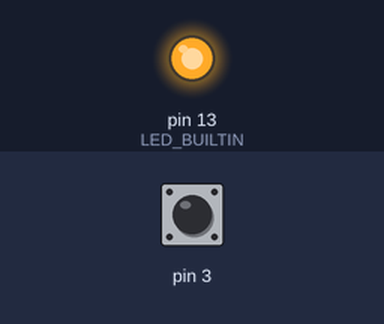
Simulated run of this sketch. Board: Arduino Nano, built with avr-gcc and run on an emulated ATmega328P. On the bench: output pins drawn as LEDs (lit = HIGH). Inputs (shaded band) come from the test bench; at power-on: pin 3 HIGH.

Above: at 0.1 s.
Timing chart, 0 to 1.6 s (numbered marks = the images above):
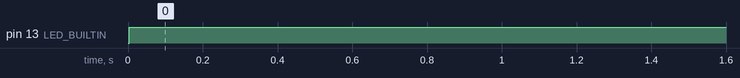

Measured:
- by itself, pin 13 (LED_BUILTIN): LOW → HIGH at 0.00 s

The sketch:

pinesdigitalescapacitivos.ino
```cpp
//Fuente: https://www.rinconingenieril.es/sensor-capacitivo/
#include <CapacitiveSensor.h>
//Crear e indicar pines del sensor
//4 -> Sender 3 -> Receiver
CapacitiveSensor   sensor = CapacitiveSensor(4,3);
void setup()
{
//Pin 12 (led) como salida
pinMode(13,OUTPUT);
}
void loop()
{
//Almacenar lectura del sensor en una variable
long lectura =  sensor.capacitiveSensor(30);
//Comparar lectura
if(lectura > 1)
digitalWrite(13,HIGH);
else
digitalWrite(13,LOW);
delay(10);
}
```

arduinoccOriginal.ino
```cpp
//FUente: https://playground.arduino.cc/Code/CapacitiveSensor/

// Entrada: número de pin de Arduino

// Salida: un número, del 0 al 17 que expresa

// cuánta capacitancia hay en el pin

// Cuando toca el pin, o lo que sea que tenga

// adjunto, el el número aumentará

#include "pins_arduino.h" // Arduino pre-1.0 necesita este

uint8_t readCapacitivePin(int pinToMeasure) {

  // Variables utilizadas para traducir de Arduino a AVR pin naming

  volatile uint8_t* port;

  volatile uint8_t* ddr;

  volatile uint8_t* pin;

  // Aquí traducimos el número de pin de entrada del

  // número de pin de Arduino al AVR PORT, PIN, DDR,

  // y qué bits de esos registros nos interesan.

  byte bitmask;

  port = portOutputRegister(digitalPinToPort(pinToMeasure));

  ddr = portModeRegister(digitalPinToPort(pinToMeasure));

  bitmask = digitalPinToBitMask(pinToMeasure);

  pin = portInputRegister(digitalPinToPort(pinToMeasure));

 // Descarga el pin primero configurándolo bajo y salida

  *port &= ~(bitmask);

  *ddr  |= bitmask;

  delay(1);

  uint8_t SREG_old = SREG; //back up the AVR Status Register

  //Evita que el IRQ del temporizador perturbe nuestra medición

  noInterrupts();

  // Hacer que el pin sea una entrada con el pull-up interno en

  *ddr &= ~(bitmask);

  *port |= bitmask;

  // Ahora vea cuánto tiempo se levanta el alfiler. Este despliegue manual del bucle

  // disminuye el número de ciclos de hardware entre cada lectura del pin,

  // aumentando así la sensibilidad.

  uint8_t cycles = 17;

  if (*pin & bitmask) { cycles =  0;}

  else if (*pin & bitmask) { cycles =  1;}

  else if (*pin & bitmask) { cycles =  2;}

  else if (*pin & bitmask) { cycles =  3;}

  else if (*pin & bitmask) { cycles =  4;}

  else if (*pin & bitmask) { cycles =  5;}

  else if (*pin & bitmask) { cycles =  6;}

  else if (*pin & bitmask) { cycles =  7;}

  else if (*pin & bitmask) { cycles =  8;}

  else if (*pin & bitmask) { cycles =  9;}

  else if (*pin & bitmask) { cycles = 10;}

  else if (*pin & bitmask) { cycles = 11;}

  else if (*pin & bitmask) { cycles = 12;}

  else if (*pin & bitmask) { cycles = 13;}

  else if (*pin & bitmask) { cycles = 14;}

  else if (*pin & bitmask) { cycles = 15;}

  else if (*pin & bitmask) { cycles = 16;}

  // Fin de la sección de tiempo crítico; volver a activar las interrupciones si estaban activadas antes, o dejarlas desactivadas si estaban desactivadas antes de

  SREG = SREG_old;

  // Descargue el pin nuevamente configurándolo bajo y salida

  // Es importante dejar los pines bajos si quiere

  // poder tocar más de 1 sensor a la vez - si

  // el sensor se deja alto, cuando toca

  // dos sensores, su cuerpo transferirá la carga entre

  // sensores.

  *port &= ~(bitmask);

  *ddr  |= bitmask;

  return cycles;

}
```

pins_arduino.h
```cpp
// (licence header left out)
#ifndef Pins_Arduino_h
#define Pins_Arduino_h

#include <avr/pgmspace.h>

#define NUM_DIGITAL_PINS            20
#define NUM_ANALOG_INPUTS           6
#define analogInputToDigitalPin(p)  ((p < 6) ? (p) + 14 : -1)

#if defined(__AVR_ATmega8__)
#define digitalPinHasPWM(p)         ((p) == 9 || (p) == 10 || (p) == 11)
#else
#define digitalPinHasPWM(p)         ((p) == 3 || (p) == 5 || (p) == 6 || (p) == 9 || (p) == 10 || (p) == 11)
#endif

#define PIN_SPI_SS    (10)
#define PIN_SPI_MOSI  (11)
#define PIN_SPI_MISO  (12)
#define PIN_SPI_SCK   (13)

static const uint8_t SS   = PIN_SPI_SS;
static const uint8_t MOSI = PIN_SPI_MOSI;
static const uint8_t MISO = PIN_SPI_MISO;
static const uint8_t SCK  = PIN_SPI_SCK;

#define PIN_WIRE_SDA        (18)
#define PIN_WIRE_SCL        (19)

static const uint8_t SDA = PIN_WIRE_SDA;
static const uint8_t SCL = PIN_WIRE_SCL;

#define LED_BUILTIN 13

#define PIN_A0   (14)
#define PIN_A1   (15)
#define PIN_A2   (16)
#define PIN_A3   (17)
#define PIN_A4   (18)
#define PIN_A5   (19)
#define PIN_A6   (20)
#define PIN_A7   (21)

static const uint8_t A0 = PIN_A0;
static const uint8_t A1 = PIN_A1;
static const uint8_t A2 = PIN_A2;
static const uint8_t A3 = PIN_A3;
static const uint8_t A4 = PIN_A4;
static const uint8_t A5 = PIN_A5;
static const uint8_t A6 = PIN_A6;
static const uint8_t A7 = PIN_A7;

#define digitalPinToPCICR(p)    (((p) >= 0 && (p) <= 21) ? (&PCICR) : ((uint8_t *)0))
#define digitalPinToPCICRbit(p) (((p) <= 7) ? 2 : (((p) <= 13) ? 0 : 1))
#define digitalPinToPCMSK(p)    (((p) <= 7) ? (&PCMSK2) : (((p) <= 13) ? (&PCMSK0) : (((p) <= 21) ? (&PCMSK1) : ((uint8_t *)0))))
#define digitalPinToPCMSKbit(p) (((p) <= 7) ? (p) : (((p) <= 13) ? ((p) - 8) : ((p) - 14)))

#define digitalPinToInterrupt(p)  ((p) == 2 ? 0 : ((p) == 3 ? 1 : NOT_AN_INTERRUPT))

#ifdef ARDUINO_MAIN

// On the Arduino board, digital pins are also used
// for the analog output (software PWM).  Analog input
// pins are a separate set.

// ATMEL ATMEGA8 & 168 / ARDUINO
//
//                  +-\/-+
//            PC6  1|    |28  PC5 (AI 5)
//      (D 0) PD0  2|    |27  PC4 (AI 4)
//      (D 1) PD1  3|    |26  PC3 (AI 3)
//      (D 2) PD2  4|    |25  PC2 (AI 2)
// PWM+ (D 3) PD3  5|    |24  PC1 (AI 1)
//      (D 4) PD4  6|    |23  PC0 (AI 0)
//            VCC  7|    |22  GND
//            GND  8|    |21  AREF
//            PB6  9|    |20  AVCC
//            PB7 10|    |19  PB5 (D 13)
// PWM+ (D 5) PD5 11|    |18  PB4 (D 12)
// PWM+ (D 6) PD6 12|    |17  PB3 (D 11) PWM
//      (D 7) PD7 13|    |16  PB2 (D 10) PWM
//      (D 8) PB0 14|    |15  PB1 (D 9) PWM
//                  +----+
//
// (PWM+ indicates the additional PWM pins on the ATmega168.)

// ATMEL ATMEGA1280 / ARDUINO
//
// 0-7 PE0-PE7   works
// 8-13 PB0-PB5  works
// 14-21 PA0-PA7 works
// 22-29 PH0-PH7 works
// 30-35 PG5-PG0 works
// 36-43 PC7-PC0 works
// 44-51 PJ7-PJ0 works
// 52-59 PL7-PL0 works
// 60-67 PD7-PD0 works
// A0-A7 PF0-PF7
// A8-A15 PK0-PK7


// these arrays map port names (e.g. port B) to the
// appropriate addresses for various functions (e.g. reading
// and writing)
const uint16_t PROGMEM port_to_mode_PGM[] = {
	NOT_A_PORT,
	NOT_A_PORT,
	(uint16_t) &DDRB,
	(uint16_t) &DDRC,
	(uint16_t) &DDRD,
};

const uint16_t PROGMEM port_to_output_PGM[] = {
	NOT_A_PORT,
	NOT_A_PORT,
	(uint16_t) &PORTB,
	(uint16_t) &PORTC,
	(uint16_t) &PORTD,
};

const uint16_t PROGMEM port_to_input_PGM[] = {
	NOT_A_PORT,
	NOT_A_PORT,
	(uint16_t) &PINB,
	(uint16_t) &PINC,
	(uint16_t) &PIND,
};

const uint8_t PROGMEM digital_pin_to_port_PGM[] = {
	PD, /* 0 */
	PD,
	PD,
	PD,
	PD,
	PD,
	PD,
	PD,
	PB, /* 8 */
	PB,
	PB,
	PB,
	PB,
	PB,
	PC, /* 14 */
	PC,
	PC,
	PC,
	PC,
	PC,
};

const uint8_t PROGMEM digital_pin_to_bit_mask_PGM[] = {
	_BV(0), /* 0, port D */
	_BV(1),
	_BV(2),
	_BV(3),
	_BV(4),
	_BV(5),
	_BV(6),
	_BV(7),
	_BV(0), /* 8, port B */
	_BV(1),
	_BV(2),
	_BV(3),
	_BV(4),
	_BV(5),
	_BV(0), /* 14, port C */
	_BV(1),
	_BV(2),
	_BV(3),
	_BV(4),
	_BV(5),
};

const uint8_t PROGMEM digital_pin_to_timer_PGM[] = {
	NOT_ON_TIMER, /* 0 - port D */
	NOT_ON_TIMER,
	NOT_ON_TIMER,
	// on the ATmega168, digital pin 3 has hardware pwm
#if defined(__AVR_ATmega8__)
	NOT_ON_TIMER,
#else
	TIMER2B,
#endif
	NOT_ON_TIMER,
	// on the ATmega168, digital pins 5 and 6 have hardware pwm
#if defined(__AVR_ATmega8__)
	NOT_ON_TIMER,
	NOT_ON_TIMER,
#else
	TIMER0B,
	TIMER0A,
#endif
	NOT_ON_TIMER,
	NOT_ON_TIMER, /* 8 - port B */
	TIMER1A,
	TIMER1B,
#if defined(__AVR_ATmega8__)
	TIMER2,
#else
	TIMER2A,
#endif
	NOT_ON_TIMER,
	NOT_ON_TIMER,
	NOT_ON_TIMER,
	NOT_ON_TIMER, /* 14 - port C */
	NOT_ON_TIMER,
	NOT_ON_TIMER,
	NOT_ON_TIMER,
	NOT_ON_TIMER,
};

#endif

// These serial port names are intended to allow libraries and architecture-neutral
// sketches to automatically default to the correct port name for a particular type
// of use.  For example, a GPS module would normally connect to SERIAL_PORT_HARDWARE_OPEN,
// the first hardware serial port whose RX/TX pins are not dedicated to another use.
//
// SERIAL_PORT_MONITOR        Port which normally prints to the Arduino Serial Monitor
//
// SERIAL_PORT_USBVIRTUAL     Port which is USB virtual serial
//
// SERIAL_PORT_LINUXBRIDGE    Port which connects to a Linux system via Bridge library
//
// SERIAL_PORT_HARDWARE       Hardware serial port, physical RX & TX pins.
//
// SERIAL_PORT_HARDWARE_OPEN  Hardware serial ports which are open for use.  Their RX & TX
//                            pins are NOT connected to anything by default.
#define SERIAL_PORT_MONITOR   Serial
#define SERIAL_PORT_HARDWARE  Serial

#endif
```
